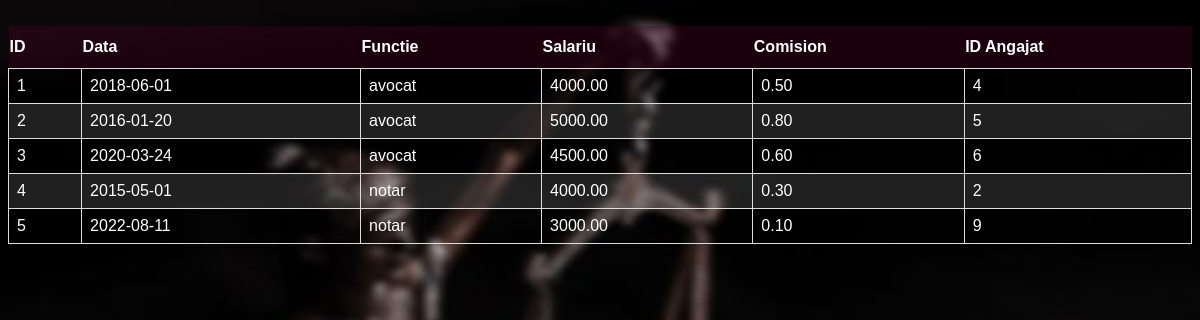
Screenshot of /tabelm.php with the database file from the repository.
### tables this page shows
CREATE TABLE Contract_m (
  id_cm INT PRIMARY KEY,
  data DATE NOT NULL,
  functie VARCHAR(255) NOT NULL,
  salar_baza DECIMAL(10,2) NOT NULL,
  comision DECIMAL(10,2) NOT NULL,
  id_angajat INT NOT NULL,
  FOREIGN KEY (id_angajat) REFERENCES Persoana(id_p)
);

### tabelm.php (the view, shortened to what this page needs)
<!DOCTYPE html>
<html lang="en">
<head>
<link rel="stylesheet" href="https://cdn.jsdelivr.net/npm/bootstrap@5.2.0-betal/dist/css/bootstrap">
<link rel="stylesheet" type="text/css" href="style.css">
</head>
<body>
<div class= "container my-5">
<br>
<table  class="customers">
<thead>
<tr>
<th>ID</th>
<th>Data</th>
<th>Functie</th>
<th>Salariu</th>
<th>Comision</th>
<th>ID Angajat</th>
</tr>
<tbody>
<?php
$servername = "localhost";
$username = "root";
$password = "";
$database = "cabinet_avocatura";
$connection = new mysqli($servername, $username, $password, $database);
$sql = "SELECT * FROM contract_m";
$result = $connection->query($sql);
while ($row = $result->fetch_assoc()) {
    echo "
    <tr>
    <td>$row[id_cm]</td>
    <td>$row[data]</td>
    <td>$row[functie]</td>
    <td>$row[salar_baza]</td>
    <td>$row[comision] </td>
     <td>$row[id_angajat] </td>
    </td>
    </tr>";}
?>
</thead>
</table>
</div>
</body>
</html>

### style.css (style rules this page uses)
body { background-image: url('download.jpeg'); background-repeat: no-repeat; background-size: 1300px 700px; background-color: #cccccc; background-attachment: fixed; }
.customers { font-family: Arial, Helvetica, sans-serif; border-collapse: collapse; width: 100%; color: white; }
.customers td, #customers th { border: 1px solid #ddd; padding: 8px; color: white; }
table { color: white; }
.customers tr:nth-child(even) { background-color: #f2f2f221; color: white }
.customers th { padding-top: 12px; padding-bottom: 12px; text-align: left; background-color: #42042064; color: white; }

### rows the page displays
contract_m: id_cm "1", data "2018-06-01", functie "avocat", salar_baza "4000.00", comision "0.50", id_angajat "4"
contract_m: id_cm "2", data "2016-01-20", functie "avocat", salar_baza "5000.00", comision "0.80", id_angajat "5"
contract_m: id_cm "3", data "2020-03-24", functie "avocat", salar_baza "4500.00", comision "0.60", id_angajat "6"
contract_m: id_cm "4", data "2015-05-01", functie "notar", salar_baza "4000.00", comision "0.30", id_angajat "2"
contract_m: id_cm "5", data "2022-08-11", functie "notar", salar_baza "3000.00", comision "0.10", id_angajat "9"
